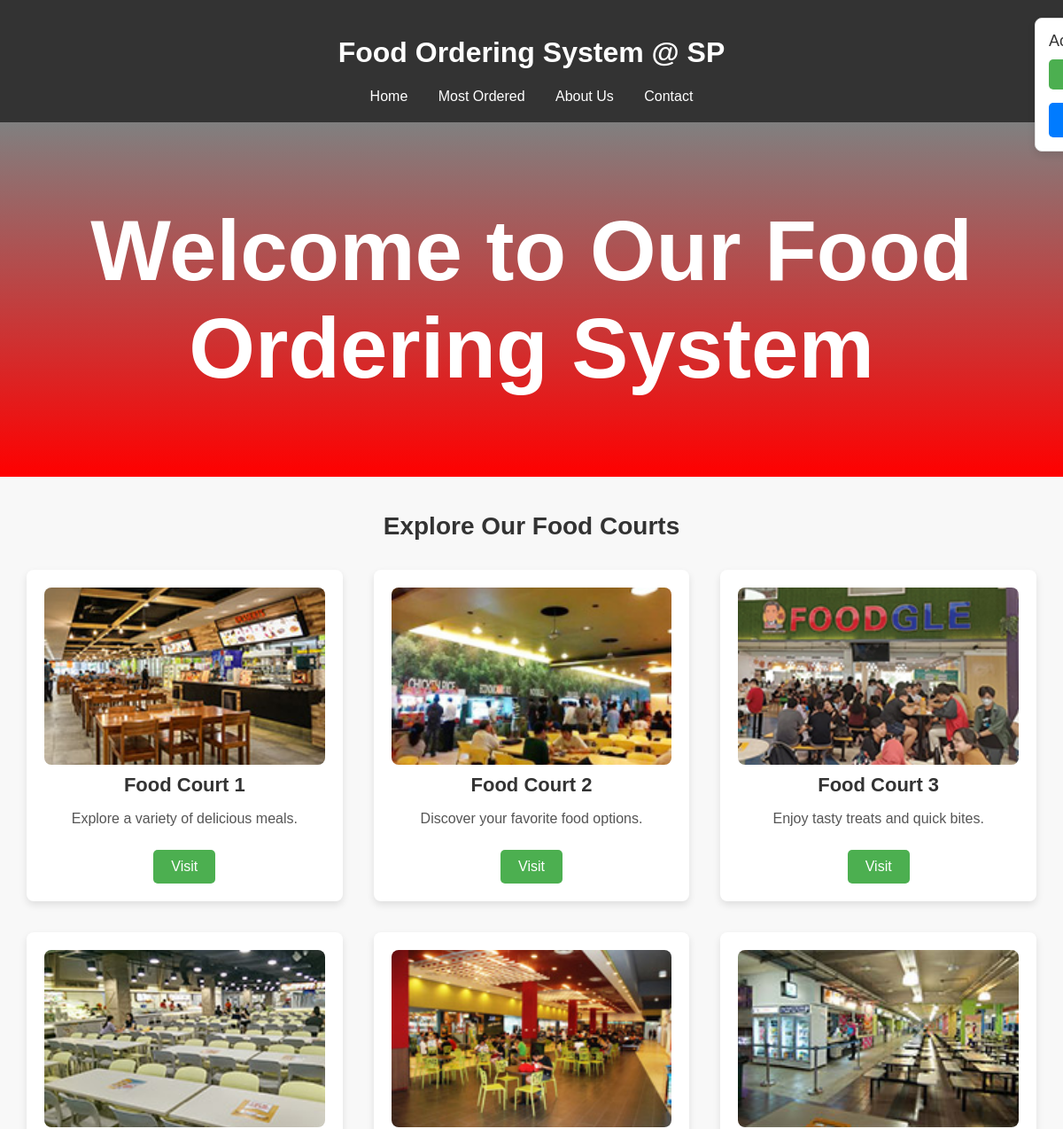
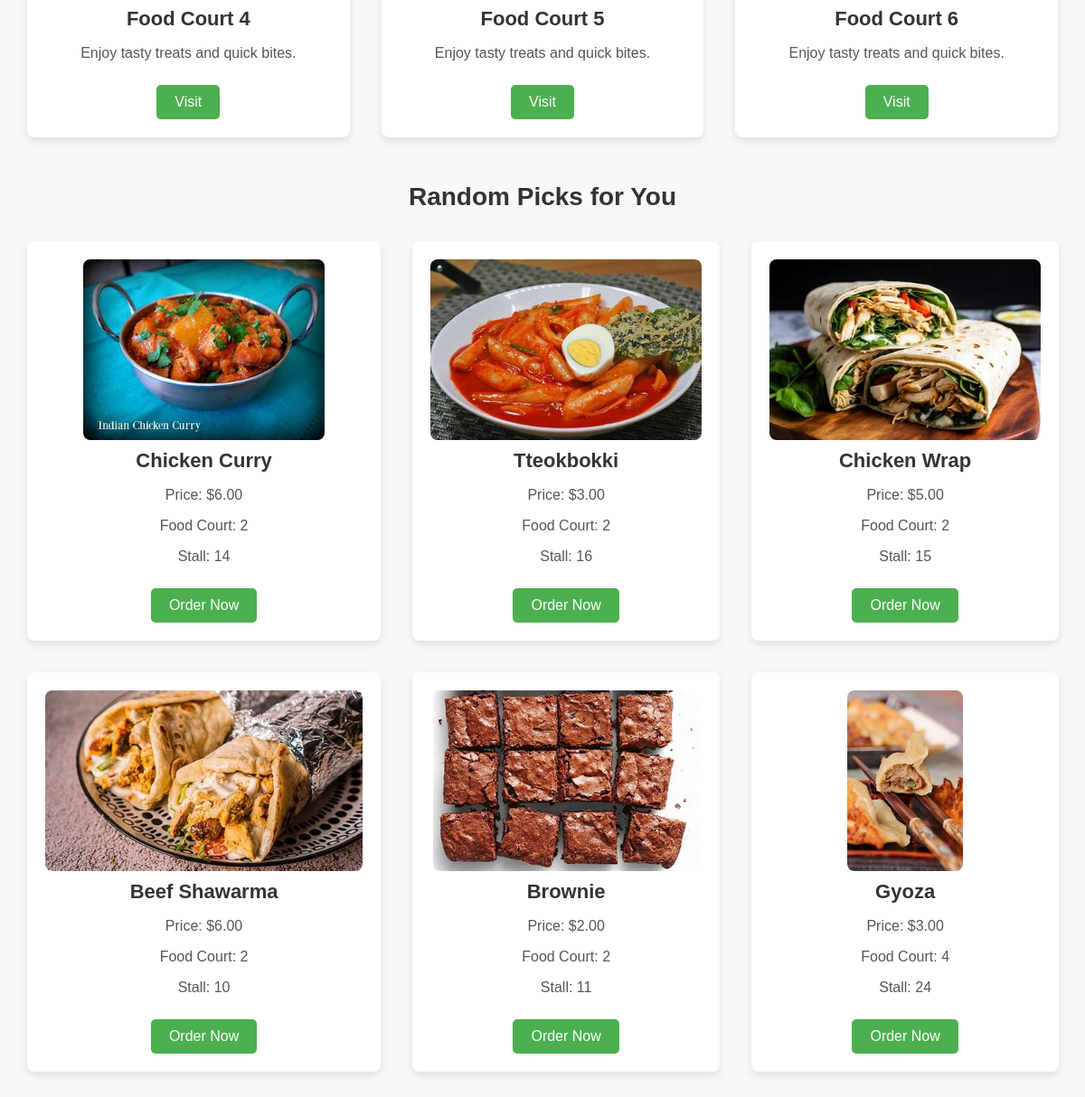
The app's page /Home.php (signed in) with its own data (2 pictures, top to bottom).
### tables this page shows
CREATE TABLE `food_items` (
  `food_item_id` int(11) NOT NULL,
  `food_court_id` int(11) DEFAULT NULL,
  `food_name` varchar(100) NOT NULL,
  `description` text DEFAULT NULL,
  `price` decimal(10,2) NOT NULL,
  `category` varchar(50) DEFAULT NULL,
  `stall_id` int(11) NOT NULL,
  `image_path` varchar(255) DEFAULT NULL,
  `buy_count` int(11) DEFAULT NULL
);

CREATE TABLE `food_courts` (
  `food_court_id` int(11) NOT NULL,
  `name` varchar(100) NOT NULL,
  `location` varchar(255) DEFAULT NULL,
  `contact_number` varchar(15) DEFAULT NULL
);

### Home.php (the view, shortened to what this page needs)
<?php
include 'Scripts/common.php';
include 'Scripts/Account.php';
echo $account,$main_head;
$query = "
    SELECT fi.food_name, fi.description, fi.price, fi.image_path, fc.food_court_id, fi.stall_id
    FROM food_items fi
    JOIN food_courts fc ON fi.food_court_id = fc.food_court_id
    ORDER BY RAND()
    LIMIT 6;
";
$result = $conn->query($query);
$random_food_items = [];
if ($result && $result->num_rows > 0) {
    while ($row = $result->fetch_assoc()) {
        $random_food_items[] = $row;
    }
}
?>
<!DOCTYPE html>
<html lang="en">
<head>
</head>
<body>
<div class="hero">
    <h1>Welcome to Our Food Ordering System</h1>
</div>
<section>
    <h2 class="section-title">Explore Our Food Courts</h2>
    <div class="card-container">
        <div class="card">
            <img src="./assets/fc1.jpg" alt="Food Court 1">
            <h3>Food Court 1</h3>
            <p>Explore a variety of delicious meals.</p>
            <a href="./FoodCourts/FC.php?food_court_id=1">Visit</a>
        </div>
        <div class="card">
            <img src="./assets/fc2.jpg" alt="Food Court 2">
            <h3>Food Court 2</h3>
            <p>Discover your favorite food options.</p>
            <a href="./FoodCourts/FC.php?food_court_id=2">Visit</a>
        </div>
        <div class="card">
            <img src="./assets/fc3.jpg" alt="Food Court 3">
            <h3>Food Court 3</h3>
            <p>Enjoy tasty treats and quick bites.</p>
            <a href="./FoodCourts/FC.php?food_court_id=3">Visit</a>
        </div>
        <div class="card">
            <img src="./assets/fc4.jpg" alt="Food Court 4">
            <h3>Food Court 4</h3>
            <p>Enjoy tasty treats and quick bites.</p>
            <a href="./FoodCourts/FC.php?food_court_id=4">Visit</a>
        </div>
        <div class="card">
            <img src="./assets/fc5.jpg" alt="Food Court 5">
            <h3>Food Court 5</h3>
            <p>Enjoy tasty treats and quick bites.</p>
            <a href="./FoodCourts/FC.php?food_court_id=5">Visit</a>
        </div>
        <div class="card">
            <img src="./assets/fc6.jpg" alt="Food Court 6">
            <h3>Food Court 6</h3>
            <p>Enjoy tasty treats and quick bites.</p>
            <a href="./FoodCourts/FC.php?food_court_id=6">Visit</a>
        </div>
    </div>
</section>
<section>
    <h2 class="section-title">Random Picks for You</h2>
    <div class="card-container">
        <?php if (!empty($random_food_items)): ?>
            <?php foreach ($random_food_items as $item): ?>
                <div class="card">
                    <img src="./uploads/<?php echo htmlspecialchars($item['image_path']); ?>" alt="<?php echo htmlspecialchars($item['food_name']); ?>" onerror="this.onerror=null;this.src='/ProjectCSAD/uploads/unknown_food.jpg';" style="width: auto; height: 200px; object-fit: cover; border-radius: 8px;">
                    <h3><?php echo htmlspecialchars($item['food_name']); ?></h3>
                    <p>Price: $<?php echo htmlspecialchars($item['price']); ?></p>
                    <p>Food Court: <?php echo htmlspecialchars($item['food_court_id']); ?></p>
                    <p>Stall: <?php echo htmlspecialchars($item['stall_id']); ?></p>
                    <a href="/ProjectCSAD/FoodCourts/FC.php?food_court_id=<?= htmlspecialchars($item['food_court_id']) ?>&stall_id=<?= htmlspecialchars($item['stall_id']) ?>" class="order-button">Order Now</a>
                </div>
            <?php endforeach; ?>
        <?php else: ?>
            <p>No food items available at the moment.</p>
        <?php endif; ?>
    </div>
</section>
</body>
</html>

### Scripts/Account.php (shortened to what this page needs)
<?php
$account = <<<HTML
<div class="side-section">
    <div class="balance">
        Account Balance: \$<span id="balance">{$accountBalance}</span>
    </div>
    <button id="toggle-btn" class="toggle-btn" onclick="toggleBalance()">Hide Balance</button>
    <div class="profile-dropdown">
        <button class="profile-btn">👤 Profile</button>
        <div class="dropdown-content">
            <a href="/ProjectCSAD/Client/profile.php">Main Profile</a>
            <a href="/ProjectCSAD/Payment/Topup.php">Top up</a>
            <a href="/ProjectCSAD/Client/orders.php">Orders</a>
            <a href="/ProjectCSAD/Client/logout.php">Logout</a>
        </div>
    </div>
</div>
HTML;
$main_head = <<<HTML
<header>
    <h1 style="color:white">Food Ordering System @ SP</h1>
    <nav>
        <a href="/ProjectCSAD/Home.php">Home</a>
        <a href="/ProjectCSAD/Most_Order.php">Most Ordered</a>
        <a href="/ProjectCSAD/Client/About.php">About Us</a>
        <a href="/ProjectCSAD/Client/Contact.php">Contact</a>
    </nav>
</header>
HTML;
?>

### Home.php (style rules this page uses)
body { font-family: Arial, sans-serif; margin: 0; padding: 0; background-color: #f8f8f8; }
header { background-color: #333; color: white; padding: 20px; text-align: center; }
header nav a { color: white; margin: 0 15px; text-decoration: none; }
.hero { background-image: linear-gradient(to bottom, grey, red); height: 400px; background-size: cover; background-position: center; display: flex; justify-content: center; align-items: center; color: white; text-align: center; font-size: 48px; font-weight: bold; }
.hero h1 { margin: 0; }
.section-title { text-align: center; font-size: 28px; margin-top: 40px; color: #333; }
.card-container { display: grid; grid-template-columns: repeat(3, 1fr); gap: 15px; margin: 20px; }
.card { flex: 0 0 30%; background-color: white; margin: 10px; padding: 20px; border-radius: 8px; box-shadow: 0 4px 8px rgba(0, 0, 0, 0.1); text-align: center; transition: transform 0.3s ease; }
.card img { width: 100%; height: 200px; object-fit: cover; border-radius: 8px; }
.card h3 { font-size: 22px; color: #333; margin: 10px 0; }
.card p { font-size: 16px; color: #555; }
.card a { display: inline-block; margin-top: 10px; padding: 10px 20px; background-color: #4CAF50; color: white; text-decoration: none; border-radius: 5px; }
.side-section { position: fixed; top: 20px; right: -250px; width: 250px; background-color: white; border: 1px solid #ddd; border-radius: 8px; box-shadow: 0 4px 8px rgba(0, 0, 0, 0.1); padding: 15px; transition: right 0.3s ease-in-out; }
.balance { font-size: 18px; color: #333; margin-bottom: 10px; }
.toggle-btn { background-color: #4CAF50; color: white; border: none; border-radius: 5px; padding: 8px 16px; cursor: pointer; font-size: 16px; width: 100%; }
.profile-dropdown { position: relative; display: inline-block; margin-top: 15px; width: 100%; }
.profile-btn { background-color: #007bff; color: white; border: none; border-radius: 5px; padding: 10px 16px; font-size: 16px; cursor: pointer; width: 100%; text-align: left; }

### records on screen
food_items: image_path (picture), food_name "Chicken Curry", price "6.00", food_courts.food_court_id "2", stall "14"
food_items: image_path (picture), food_name "Tteokbokki", price "3.00", food_courts.food_court_id "2", stall "16"
food_items: image_path (picture), food_name "Chicken Wrap", price "5.00", food_courts.food_court_id "2", stall "15"
food_items: image_path (picture), food_name "Beef Shawarma", price "6.00", food_courts.food_court_id "2", stall "10"
food_items: image_path (picture), food_name "Brownie", price "2.00", food_courts.food_court_id "2", stall "11"
food_items: image_path (picture), food_name "Gyoza", price "3.00", food_courts.food_court_id "4", stall "24"
